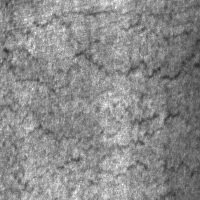
#> input picture data/NEU/NEU-DET/IMAGES/crazing_100.jpg, 200 x 200 px
$ python -i preprocess.py   (imports and definitions only)
#> lines starting #> are read from the running program, lines starting #| are printed output that depends on the picture
#> further down, picture is the input picture: shape (200, 200, 3); min 41, max 255, mean 138.5
"""
图像预处理模块

- preprocess_image   读取图像 -> 等比缩放640x640(灰色填充) -> CLAHE增强 -> 归一化0~1 -> 存临时文件
- postprocess_boxes  把归一化检测框坐标还原到原始图像尺寸（整数像素坐标）
- draw_annotations   在原图上绘制检测框（中文标签 + 置信度），不同缺陷类型不同颜色

注意：全程使用 numpy 解码 + write_bytes 保存，避免 OpenCV 在
Windows 上处理含中文路径时失败的问题。
"""
import time
import uuid
from pathlib import Path
from typing import Any, Dict, List, Tuple

import cv2
import numpy as np

from app.config import settings
from app.utils.logger import get_logger

# [1 line that did not run here, left out]

SUPPORTED_FORMATS = ("jpg", "jpeg", "png", "bmp")

# 中文字体候选（Windows 系统字体，按优先级尝试）
_FONT_CANDIDATES = [
    "C:/Windows/Fonts/msyh.ttc",    # 微软雅黑
    "C:/Windows/Fonts/msyhbd.ttc",  # 微软雅黑粗体
    "C:/Windows/Fonts/simhei.ttf",  # 黑体
    "C:/Windows/Fonts/simsun.ttc",  # 宋体
]
_FONT_CACHE: Dict[int, Any] = {}


# [32 lines left out: functions read_image, letterbox_resize, not called in this run]


def apply_clahe(img: np.ndarray) -> np.ndarray:
    """
    CLAHE 自适应直方图均衡化（对比度限制 2.0，网格 8x8）。
    在 LAB 颜色空间的亮度通道上做增强，避免直接对 RGB 增强导致颜色失真。
    """
    clahe = cv2.createCLAHE(clipLimit=2.0, tileGridSize=(8, 8))
    lab = cv2.cvtColor(img, cv2.COLOR_BGR2LAB)
#> lab: shape (200, 200, 3); mean of channels 0, 1, 2 146.7, 128, 128
    l, a, b = cv2.split(lab)
#> a: shape (200, 200); every value is 128
    l_enhanced = clahe.apply(l)
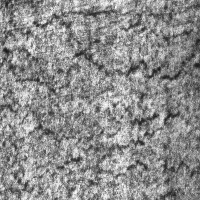
#> l_enhanced: shape (200, 200); min 22, max 255, mean 140.9
    return cv2.cvtColor(cv2.merge((l_enhanced, a, b)), cv2.COLOR_LAB2BGR)


# [139 lines left out: functions preprocess_image, postprocess_boxes, _load_chinese_font, draw_annotations, not called in this run]

>>> import cv2
>>> picture = cv2.imread('../../../../data/NEU/NEU-DET/IMAGES/crazing_100.jpg')
>>> result = apply_clahe(picture)
